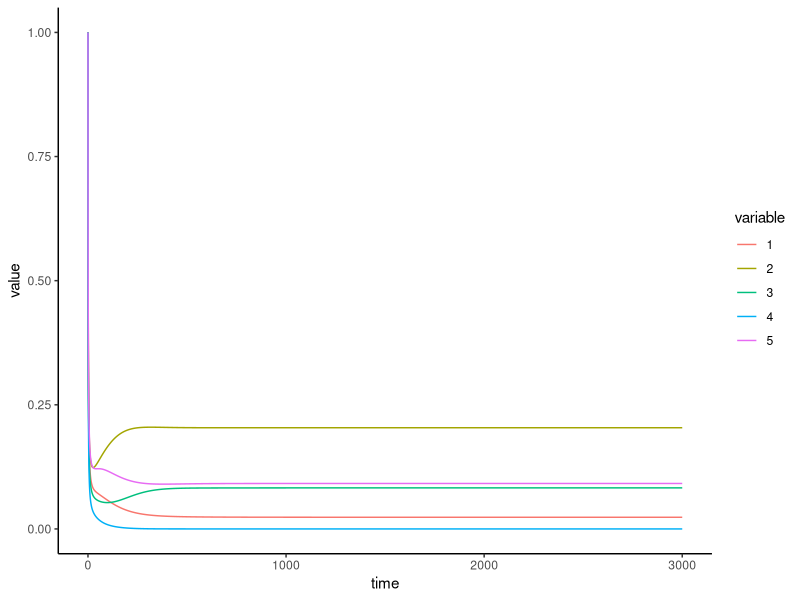

This chart was generated by the following R code: (Note: this script raises an error after producing the figure.)
library(tidyverse)
library(deSolve)
library(reshape2)

hoi_effects = \(beta, y) {
  ans = rep(0, length(y))
  for (i in 1:length(y)) {
    for (j in 1:length(y)) {
      for (k in 1:length(y)) {
        ans[i] = ans[i] + beta[i,j,k] * y[j] * y[k]
      }
    }
  }
  return(ans)
}

hoi_model = function(t, y, params) {
  dN = y * (params$r + params$alpha %*% y + hoi_effects(beta, y))
  return(list(c(dN)))
}

set.seed(1)
tmax = 3000
step = .1
n = 5
r = rep(.1, n)

alpha = matrix(-.25, n, n)
diag(alpha) = diag(alpha) - .1
alpha = alpha + matrix(rnorm(n^2,0,.1),nrow = n)

beta = array(rnorm(n^3, 0, 0), dim = c(n, n, n))


init_abuns = rep(1, n)

params = list(alpha = alpha, r = r, tmax = tmax, step = step)

sim = ode(y = init_abuns, times = seq(0,params$tmax, by = params$step), func = hoi_model, parms = params)

sim.df = as.data.frame(sim)
abuns.df = melt(sim.df, id.vars='time')
p = ggplot(abuns.df, aes(time, value, color = variable)) + geom_line() + theme_classic()
print(p)

current_state = tail(sim, n = 1)
current_abuns = as.numeric(current_state[1:n+1])
dt = .001
dNj = .001
fwd_state = ode(y = current_abuns, times = seq(0,dt, by = dt/10), func = lv, parms = params)
next_abuns = tail(fwd_state, n = 1)
next_abuns = as.numeric(next_abuns[1:n+1])

num_alpha = matrix(0, n, n)
for (j in 1:n) {
  pert_abuns = current_abuns
  pert_abuns[j] = pert_abuns[j] + dNj
  fwd_pert_state = ode(y = pert_abuns, times = seq(0,dt, by = dt/10), func = hoi_model, parms = params)
  next_pert_abuns = tail(fwd_pert_state, n = 1)
  next_pert_abuns = as.numeric(next_pert_abuns[1:n+1])
  num_alpha[,j] = (next_pert_abuns - pert_abuns) / (dt * dNj * pert_abuns) - (next_abuns - current_abuns) / (dt * dNj * current_abuns)
}

plot(alpha, num_alpha, xlab = expression(paste("True ", alpha, "s from LV Model")), ylab = expression(paste("Numerical ", alpha, "s")))
abline(a = 0, b = 1)
